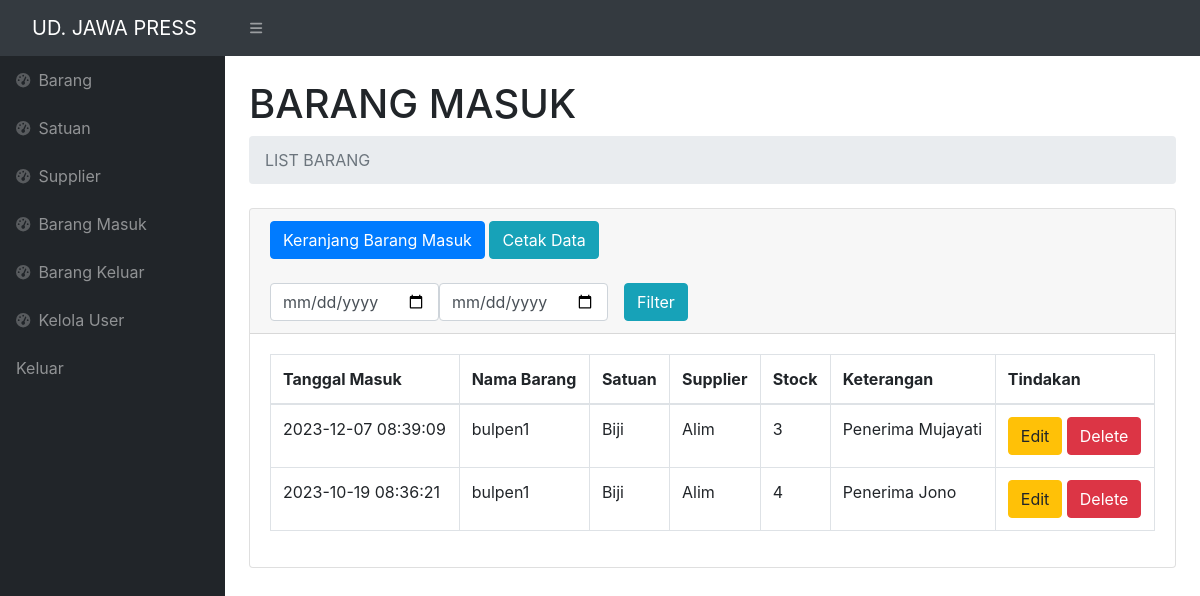
Screenshot of /barang_masuk.php (signed in) with the database file from the repository.
### tables this page shows
CREATE TABLE `bar_masuk` (
  `idmasuk` int(11) NOT NULL,
  `idbarang` int(11) NOT NULL,
  `idsup` int(11) NOT NULL,
  `idsatuan` int(11) NOT NULL,
  `tgl` timestamp NOT NULL DEFAULT current_timestamp(),
  `stock` int(11) NOT NULL,
  `ket` varchar(25) NOT NULL
);

CREATE TABLE `barang` (
  `idbarang` int(11) NOT NULL,
  `idsatuan` int(11) NOT NULL,
  `idsup` int(11) NOT NULL,
  `namabarang` varchar(25) NOT NULL,
  `total` int(11) NOT NULL,
  `harga` int(11) NOT NULL
);

CREATE TABLE `satuan` (
  `idsatuan` int(11) NOT NULL,
  `namasatuan` varchar(25) NOT NULL
);

CREATE TABLE `supplier` (
  `idsup` int(11) NOT NULL,
  `namasup` varchar(50) NOT NULL,
  `asalsup` varchar(50) NOT NULL
);

### barang_masuk.php (the view, shortened to what this page needs)
<?php
require 'function.php';
?>
<!DOCTYPE html>
<html lang="en">
    <head>
        <link href="https://cdn.jsdelivr.net/npm/simple-datatables@7.1.2/dist/style.min.css" rel="stylesheet" />
        <link href="css/styles.css" rel="stylesheet" />
        <link rel="stylesheet" href="https://cdn.jsdelivr.net/npm/bootstrap@4.6.2/dist/css/bootstrap.min.css">
    </head>
    <body class="sb-nav-fixed">
        <nav class="sb-topnav navbar navbar-expand navbar-dark bg-dark">
            <a class="navbar-brand ps-3" href="index.php">UD. JAWA PRESS</a>
            <button class="btn btn-link btn-sm order-1 order-lg-0 me-4 me-lg-0" id="sidebarToggle" href="#!"><i class="fas fa-bars"></i></button>
        </nav>
        <div id="layoutSidenav">
            <div id="layoutSidenav_nav">
                <nav class="sb-sidenav accordion sb-sidenav-dark" id="sidenavAccordion">
                    <div class="sb-sidenav-menu">
                        <div class="nav">
                            <a class="nav-link" href="index.php">
                                <div class="sb-nav-link-icon"><i class="fas fa-tachometer-alt"></i></div>
                                Barang
                            </a>
                            <a class="nav-link" href="satuan.php">
                                <div class="sb-nav-link-icon"><i class="fas fa-tachometer-alt"></i></div>
                                Satuan
                            </a>
                            <a class="nav-link" href="sup.php">
                                <div class="sb-nav-link-icon"><i class="fas fa-tachometer-alt"></i></div>
                                Supplier
                            </a>
                            <a class="nav-link" href="barang_masuk.php">
                                <div class="sb-nav-link-icon"><i class="fas fa-tachometer-alt"></i></div>
                                Barang Masuk
                            </a>
                            <a class="nav-link" href="barang_keluar.php">
                                <div class="sb-nav-link-icon"><i class="fas fa-tachometer-alt"></i></div>
                                Barang Keluar
                            </a>
                            <a class="nav-link" href="admin.php">
                                <div class="sb-nav-link-icon"><i class="fas fa-tachometer-alt"></i></div>
                                Kelola User
                            </a>
                            <a class="nav-link" href="logout.php">
                                Keluar
                            </a>
                    </div>
                </nav>
            </div>
            <div id="layoutSidenav_content">
                <main>
                    <div class="container-fluid px-4">
                        <h1 class="mt-4">BARANG MASUK</h1>
                        <ol class="breadcrumb mb-4">
                            <li class="breadcrumb-item active">LIST BARANG</li>
                        </ol>
                        <div class="card mb-4">
                            <div class="card-header">
                            <button type="button" class="btn btn-primary" data-toggle="modal" data-target="#myModal">
                                Keranjang Barang Masuk
                            </button>
                            <a href="export_bm.php" class="btn btn-info">Cetak Data</a>
                            <br>
                            <div class="row mt-4">
                            <div class="col">
                                <form method = "post" class="form-inline">
                                    <input type="date" name="tgl_mulai" class = "form-control">
                                    <input type="date" name="tgl_usai" class = "form-control">
                                    <button type="submit" name="filter_tgl" class="btn btn-info ml-3">Filter</button>
                            </div>
                            </div>
                            </div>
                            <div class="card-body">
                            <table class="table table-bordered" id="mauexport_bm" width="100%" cellspacing="0">
                                    <thead>
                                    <tr>
                                            <th>Tanggal Masuk</th>
                                            <th>Nama Barang</th>
                                            <th>Satuan</th>
                                            <th>Supplier</th>
                                            <th>Stock</th>
                                            <th>Keterangan</th>
                                            <th>Tindakan</th>
                                        </tr>
                                    </thead>
                                    <tbody>
                                        <?php
                                        if(isset($_POST['filter_tgl'])){
                                            $mulai = $_POST['tgl_mulai'];
                                            $usai = $_POST['tgl_usai'];
                                            if($mulai!=null || $usai!=null){
                                                $ambildatastock1 = mysqli_query($conn, "select bar_masuk.*, barang.namabarang, satuan.namasatuan, supplier.namasup FROM bar_masuk INNER JOIN barang ON bar_masuk.idbarang=barang.idbarang
                                         INNER JOIN satuan ON bar_masuk.idsatuan=satuan.idsatuan INNER JOIN supplier ON bar_masuk.idsup=supplier.idsup and tgl BETWEEN '$mulai' and DATE_ADD('$usai',INTERVAL 1 DAY) order by idmasuk DESC");
                                            } else {
                                                $ambildatastock1 = mysqli_query($conn, "select bar_masuk.*, barang.namabarang, satuan.namasatuan, supplier.namasup FROM bar_masuk INNER JOIN barang ON bar_masuk.idbarang=barang.idbarang
                                         INNER JOIN satuan ON bar_masuk.idsatuan=satuan.idsatuan INNER JOIN supplier ON bar_masuk.idsup=supplier.idsup order by idmasuk DESC");
                                            }
                                        } else{
                                            $ambildatastock1 = mysqli_query($conn, "select bar_masuk.*, barang.namabarang, satuan.namasatuan, supplier.namasup FROM bar_masuk INNER JOIN barang ON bar_masuk.idbarang=barang.idbarang
                                            INNER JOIN satuan ON bar_masuk.idsatuan=satuan.idsatuan INNER JOIN supplier ON bar_masuk.idsup=supplier.idsup order by idmasuk DESC");
                                        }
                                        while($data = mysqli_fetch_array($ambildatastock1)){
                                            $idb = $data['idbarang'];
                                            $tgl = $data['tgl'];
                                            $namabarang = $data['namabarang'];
                                            $namasatuan = $data['namasatuan'];
                                            $namasup = $data['namasup'];
                                            $ket = $data['ket'];
                                            $stock = $data['stock'];
                                        ?>
                                        <tr>
                                            <td><?=$tgl;?></td>
                                            <td><?=$namabarang; ?></td>
                                            <td><?=$namasatuan; ?></td>
                                            <td><?=$namasup; ?></td>
                                            <td><?=$stock; ?></td>
                                            <td><?=$ket; ?></td>
                                            <td>
                                            <button type="button" class="btn btn-warning" data-toggle="modal" data-target="#edit<?=$idb;?>">
                                                    Edit
                                                </button>
                                                <button type="button" class="btn btn-danger" data-toggle="modal" data-target="#delete<?=$idb;?>">
                                                    Delete
                                                </button>
                                            </td>
                                        </tr>
                                        <?php
                                        };
                                        ?>
                                    </tbody>
                                </table>
                            </div>
                        </div>
                    </div>
                </main>
        </div>
    </body>
</html>

### rows the page displays
bar_masuk: tgl "2023-12-07 08:39:09", idbarang.namabarang "bulpen1", idsatuan.namasatuan "Biji", idsup.namasup "Alim", stock "3", ket "Penerima Mujayati"
bar_masuk: tgl "2023-10-19 08:36:21", idbarang.namabarang "bulpen1", idsatuan.namasatuan "Biji", idsup.namasup "Alim", stock "4", ket "Penerima Jono"
